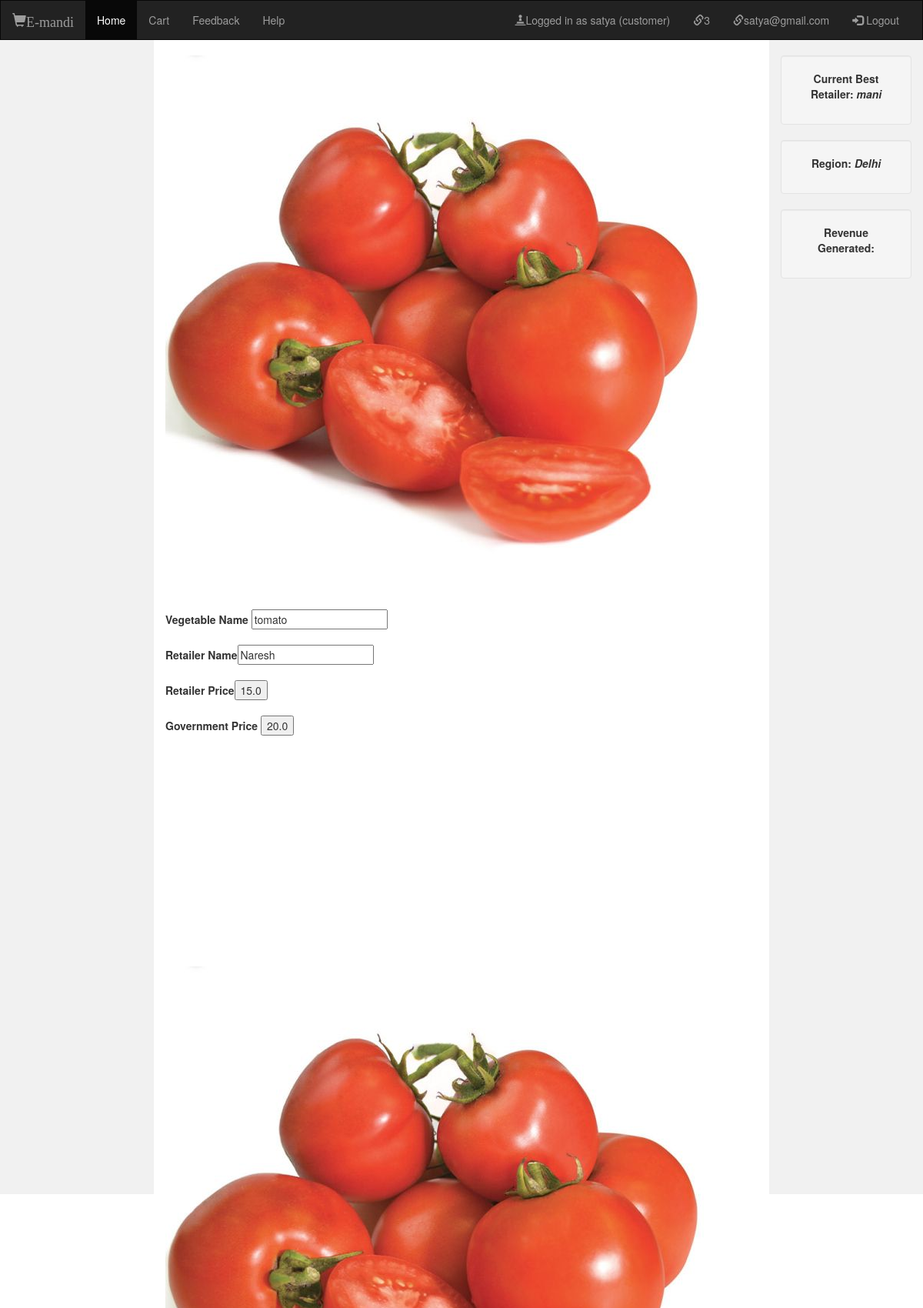
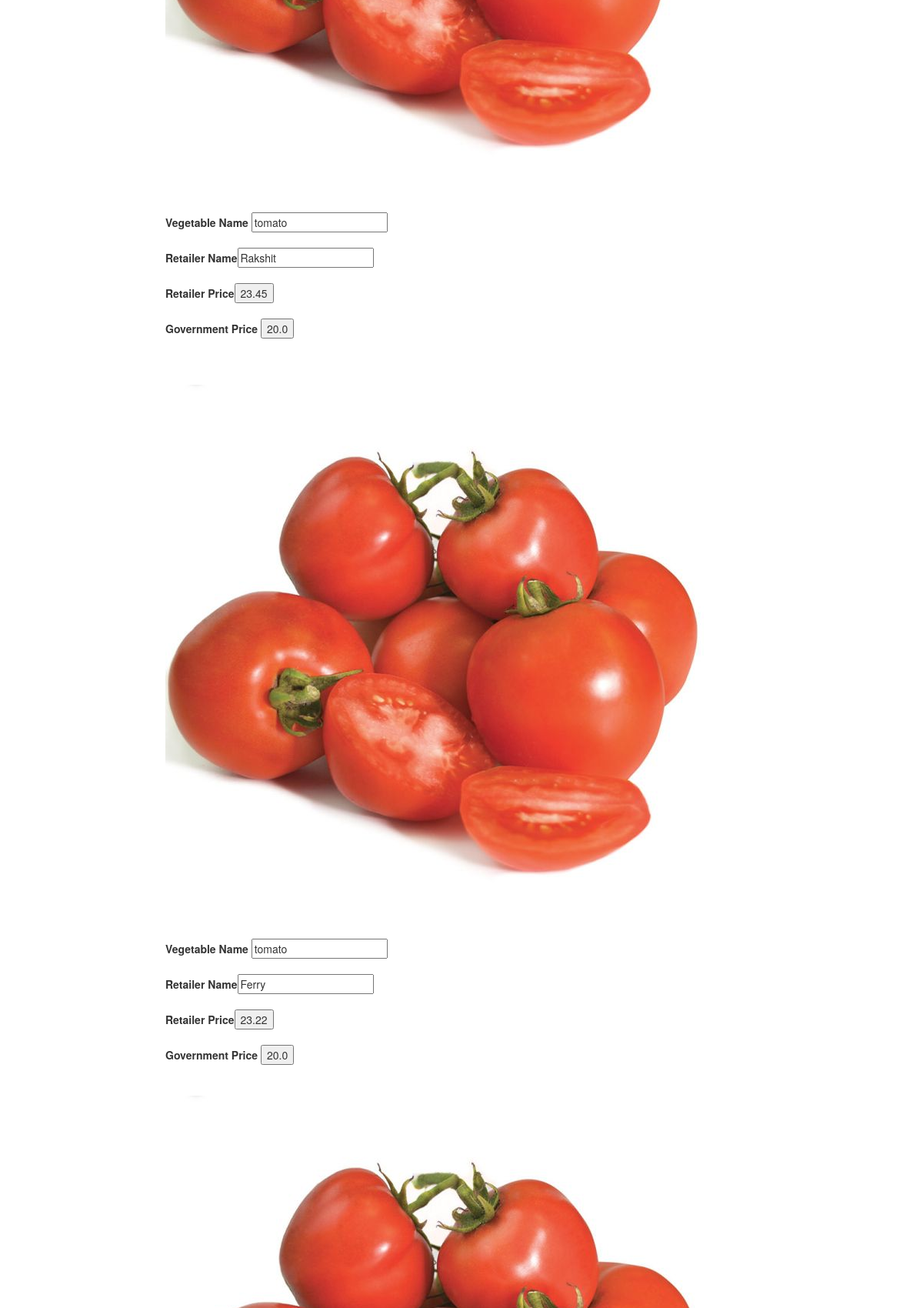
Page / (signed in, upper part) on the committed database (2 pictures, top to bottom).
### models.py (models this page shows, shortened)
class Retailer(Base):
    __tablename__ = 'Retailer'
    id = db.Column(db.Integer,primary_key=True)
    retailer_name = db.Column(db.String(10))
    vegetable_name = db.Column(db.String(60))
    price = db.Column(db.Float)

class Government(Base):
     __tablename__='Government'
     id = db.Column(db.Integer,primary_key=True)
     vegetable_name = db.Column(db.String(60))
     price = db.Column(db.Integer)

### app.py (the view)
@app.route('/')
def home():
    items = Retailer.query.all()
    w_items = Wholeseller.query.all()
    govt = Government.query.all()
    retailer_list = ['kiran','raju','mani','jayanthi','naresh']
    best_retailer = random.choice(retailer_list)
    s = text("SELECT SUM(price) FROM Retailer WHERE region=:r")
    total_revenue = 450
    return render_template('pages/index.html',items=items,govt=govt,w_items=w_items,
    best_retailer=best_retailer,total_revenue=total_revenue,order_placed=order_placed)

### templates/pages/index.html (shortened to what this page needs)
<!DOCTYPE html>
<html lang="en">
<head>
  <link rel="stylesheet" href="https://maxcdn.bootstrapcdn.com/bootstrap/3.3.7/css/bootstrap.min.css">
</head>
<body>
<nav class="navbar navbar-inverse">
  <div class="container-fluid">
    <div class="navbar-header">
      <a class="navbar-brand" href="#"><span class="glyphicon glyphicon-shopping-cart">E-mandi</span></a>
    </div>
    <div class="collapse navbar-collapse" id="myNavbar">
      <ul class="nav navbar-nav">
        <li class="active"><a href="#">Home</a></li>
        <li><a href="{{url_for('cart')}}">Cart</a></li>
        <li><a href="{{url_for('feedback')}}">Feedback</a></li>
        <li><a href="static/pages/help.html">Help</a></li>
      </ul>
      <ul class="nav navbar-nav navbar-right">
        {% if session %}
        <li><a href="#"><span class="glyphicon glyphicon-pawn"></span>Logged in as {{ session['name'] }} ({{ session['user_type'] }})</a></li>
        <li><a href="#"><span class=" glyphicon glyphicon-link"></span>{{ session['user_id'] }}</a></li>
        <li><a href="#"><span class=" glyphicon glyphicon-link"></span>{{ session['user_email'] }}</a></li>
        <li><a href="{{ url_for('logout')}}"><span class="glyphicon glyphicon-log-in"></span> Logout</a></li>
        {% endif %}
      </ul>
    </div>
  </div>
</nav>
<div class="container-fluid text-center">
  <div class="row content">
    <div class="col-sm-2 sidenav">
    </div>
    <div class="col-sm-8 text-left">
      <div>
	<form method =post action="{{url_for('cart')}}">
		<div id='tomato'>
			{% for item in items %}
			{% if item['vegetable_name'] == 'tomato' %}
  			<img src="static/img/tomato.jpg"/><br><br>
  			<b>Vegetable Name</b> <input type="text" name="vegetable_name" value="{{ item['vegetable_name'] }}" readonly><br><br>
        <b>Retailer Name</b><input type="text" name="retailer_name" value="{{ item['retailer_name'] }}" readonly><br><br>
  			<b>Retailer Price</b><input type="submit" name="vegetable_price" value="{{ item['price'] }}" readonly><br><br>
        {% for vegetable in govt %}
        {% if vegetable['vegetable_name'] == 'tomato' %}
        <b>Government Price </b><input type="submit" name="govt_price" value="{{ vegetable['price'] }}" readonly><br><br>
        {% endif %}
        {% endfor %}
      {% endif %}<br>
			{% endfor %}
		</div>
  </form><br>
	<br>
  <br>
  <br>
<br>
	</div>
    </div>
    <div class="col-sm-2 sidenav">
      <div class="well">
        <p><b>Current Best Retailer: <b><i>{{ best_retailer }}</i></p>
      </div>
      <div class="well">
        <p><b>Region:</b> <i>{{ session['region'] }}</i></p>
      </div>
      <div class="well">
        <p><b>Revenue Generated:</b> </p>
      </div>
    </div>
  </div>
</div>
</body>
</html>

### templates/pages/index.html (style rules this page uses)
.navbar { margin-bottom: 0; border-radius: 0; }
.row.content { height: 1500px }
.sidenav { padding-top: 20px; background-color: #f1f1f1; height: 100%; }

### rows in the picture
Retailer: vegetable_name "tomato", retailer_name "Naresh", vegetable_price "15.0"
Government: govt_price "20.0"
Retailer: vegetable_name "tomato", retailer_name "Rakshit", vegetable_price "23.45"
Retailer: vegetable_name "tomato", retailer_name "Ferry", vegetable_price "23.22"
Retailer: retailer_name "mani"

### other values in the picture
{{ session['name'] }} "satya"
{{ session['user_type'] }} "customer"
{{ session['user_id'] }} "3"
{{ session['user_email'] }} "satya@gmail.com"
{{ session['region'] }} "Delhi"
